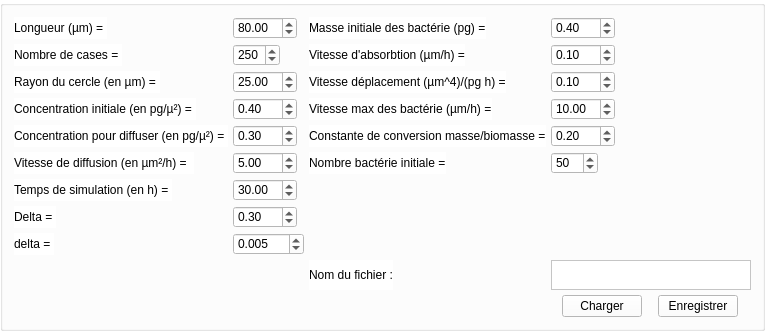
             <widget class="QGroupBox" name="">
              <property name="styleSheet">
               <string notr="true">background-color : white</string>
              </property>
              <layout class="QGridLayout" name="gridLayout_donnees">
               <property name="sizeConstraint">
                <enum>QLayout::SetFixedSize</enum>
               </property>
               <property name="spacing">
                <number>5</number>
               </property>
               <item row="1" column="2">
                <widget class="QSpinBox" name="nbCasesVal">
                 <property name="sizePolicy">
                  <sizepolicy hsizetype="Fixed" vsizetype="Fixed">
                   <horstretch>0</horstretch>
                   <verstretch>0</verstretch>
                  </sizepolicy>
                 </property>
                 <property name="minimumSize">
                  <size>
                   <width>30</width>
                   <height>0</height>
                  </size>
                 </property>
                 <property name="styleSheet">
                  <string notr="true">background-color: white;
font: 75 10pt &quot;Century Schoolbook L&quot;;</string>
                 </property>
                 <property name="maximum">
                  <number>999</number>
                 </property>
                 <property name="value">
                  <number>250</number>
                 </property>
                </widget>
               </item>
               <item row="3" column="2">
                <widget class="QDoubleSpinBox" name="cIniVal">
                 <property name="sizePolicy">
                  <sizepolicy hsizetype="Fixed" vsizetype="Fixed">
                   <horstretch>0</horstretch>
                   <verstretch>0</verstretch>
                  </sizepolicy>
                 </property>
                 <property name="minimumSize">
                  <size>
                   <width>30</width>
                   <height>0</height>
                  </size>
                 </property>
                 <property name="styleSheet">
                  <string notr="true">background-color: white;
font: 75 10pt &quot;Century Schoolbook L&quot;;</string>
                 </property>
                 <property name="maximum">
                  <double>999.000000000000000</double>
                 </property>
                 <property name="singleStep">
                  <double>0.010000000000000</double>
                 </property>
                 <property name="value">
                  <double>0.400000000000000</double>
                 </property>
                </widget>
               </item>
               <item row="2" column="2">
                <widget class="QDoubleSpinBox" name="rayonVal">
                 <property name="sizePolicy">
                  <sizepolicy hsizetype="Fixed" vsizetype="Fixed">
                   <horstretch>0</horstretch>
                   <verstretch>0</verstretch>
                  </sizepolicy>
                 </property>
                 <property name="minimumSize">
                  <size>
                   <width>30</width>
                   <height>0</height>
                  </size>
                 </property>
                 <property name="styleSheet">
                  <string notr="true">background-color: white;
font: 75 10pt &quot;Century Schoolbook L&quot;;</string>
                 </property>
                 <property name="maximum">
                  <double>999.000000000000000</double>
                 </property>
                 <property name="singleStep">
                  <double>0.010000000000000</double>
                 </property>
                 <property name="value">
                  <double>25.000000000000000</double>
                 </property>
                </widget>
               </item>
               <item row="5" column="2">
                <widget class="QDoubleSpinBox" name="vDiffVal">
                 <property name="sizePolicy">
                  <sizepolicy hsizetype="Fixed" vsizetype="Fixed">
                   <horstretch>0</horstretch>
                   <verstretch>0</verstretch>
                  </sizepolicy>
                 </property>
                 <property name="styleSheet">
                  <string notr="true">background-color: white;
font: 75 10pt &quot;Century Schoolbook L&quot;;</string>
                 </property>
                 <property name="maximum">
                  <double>999.000000000000000</double>
                 </property>
                 <property name="singleStep">
                  <double>0.010000000000000</double>
                 </property>
                 <property name="value">
                  <double>5.000000000000000</double>
                 </property>
                </widget>
               </item>
               <item row="4" column="2">
                <widget class="QDoubleSpinBox" name="cDiffVal">
                 <property name="sizePolicy">
                  <sizepolicy hsizetype="Fixed" vsizetype="Fixed">
                   <horstretch>0</horstretch>
                   <verstretch>0</verstretch>
                  </sizepolicy>
                 </property>
                 <property name="minimumSize">
                  <size>
                   <width>30</width>
                   <height>0</height>
                  </size>
                 </property>
                 <property name="styleSheet">
                  <string notr="true">background-color: white;
font: 75 10pt &quot;Century Schoolbook L&quot;;</string>
                 </property>
                 <property name="maximum">
                  <double>999.000000000000000</double>
                 </property>
                 <property name="singleStep">
                  <double>0.010000000000000</double>
                 </property>
                 <property name="value">
                  <double>0.300000000000000</double>
                 </property>
                </widget>
               </item>
               <item row="6" column="2">
                <widget class="QDoubleSpinBox" name="tempsVal">
                 <property name="sizePolicy">
                  <sizepolicy hsizetype="Fixed" vsizetype="Fixed">
                   <horstretch>0</horstretch>
                   <verstretch>0</verstretch>
                  </sizepolicy>
                 </property>
                 <property name="styleSheet">
                  <string notr="true">background-color: white;
font: 75 10pt &quot;Century Schoolbook L&quot;;</string>
                 </property>
                 <property name="maximum">
                  <double>999.000000000000000</double>
                 </property>
                 <property name="singleStep">
                  <double>0.010000000000000</double>
                 </property>
                 <property name="value">
                  <double>30.000000000000000</double>
                 </property>
                </widget>
               </item>
               <item row="7" column="2">
                <widget class="QDoubleSpinBox" name="gdDeltaVal">
                 <property name="sizePolicy">
                  <sizepolicy hsizetype="Fixed" vsizetype="Fixed">
                   <horstretch>0</horstretch>
                   <verstretch>0</verstretch>
                  </sizepolicy>
                 </property>
                 <property name="styleSheet">
                  <string notr="true">background-color: white;
font: 75 10pt &quot;Century Schoolbook L&quot;;</string>
                 </property>
                 <property name="decimals">
                  <number>2</number>
                 </property>
                 <property name="maximum">
                  <double>999.000000000000000</double>
                 </property>
                 <property name="singleStep">
                  <double>0.010000000000000</double>
                 </property>
                 <property name="value">
                  <double>0.300000000000000</double>
                 </property>
                </widget>
               </item>
               <item row="8" column="2">
                <widget class="QDoubleSpinBox" name="ptDeltaVal">
                 <property name="sizePolicy">
                  <sizepolicy hsizetype="Fixed" vsizetype="Fixed">
                   <horstretch>0</horstretch>
                   <verstretch>0</verstretch>
                  </sizepolicy>
                 </property>
                 <property name="whatsThis">
                  <string>&lt;html&gt;&lt;head/&gt;&lt;body&gt;&lt;p&gt;background-color: white;&lt;/p&gt;&lt;/body&gt;&lt;/html&gt;</string>
                 </property>
                 <property name="styleSheet">
                  <string notr="true">background-color: white;
font: 75 10pt &quot;Century Schoolbook L&quot;;
</string>
                 </property>
                 <property name="decimals">
                  <number>3</number>
                 </property>
                 <property name="maximum">
                  <double>999.000000000000000</double>
                 </property>
                 <property name="singleStep">
                  <double>0.010000000000000</double>
                 </property>
                 <property name="value">
                  <double>0.005000000000000</double>
                 </property>
                </widget>
               </item>
               <item row="0" column="2">
                <widget class="QDoubleSpinBox" name="longueurVal">
                 <property name="sizePolicy">
                  <sizepolicy hsizetype="Fixed" vsizetype="Fixed">
                   <horstretch>0</horstretch>
                   <verstretch>0</verstretch>
                  </sizepolicy>
                 </property>
                 <property name="minimumSize">
                  <size>
                   <width>30</width>
                   <height>0</height>
                  </size>
                 </property>
                 <property name="styleSheet">
                  <string notr="true">background-color: white;
font: 75 10pt &quot;Century Schoolbook L&quot;;</string>
                 </property>
                 <property name="maximum">
                  <double>999.000000000000000</double>
                 </property>
                 <property name="singleStep">
                  <double>0.010000000000000</double>
                 </property>
                 <property name="value">
                  <double>80.000000000000000</double>
                 </property>
                </widget>
               </item>
               <item row="8" column="1">
                <widget class="QLabel" name="ptDelta">
                 <property name="sizePolicy">
                  <sizepolicy hsizetype="Fixed" vsizetype="Preferred">
                   <horstretch>0</horstretch>
                   <verstretch>0</verstretch>
                  </sizepolicy>
                 </property>
                 <property name="styleSheet">
                  <string notr="true">
font: 75 10pt &quot;Century Schoolbook L&quot;;</string>
                 </property>
                 <property name="text">
                  <string>delta = </string>
                 </property>
                </widget>
               </item>
               <item row="5" column="1">
                <widget class="QLabel" name="vDiff">
                 <property name="sizePolicy">
                  <sizepolicy hsizetype="Fixed" vsizetype="Preferred">
                   <horstretch>0</horstretch>
                   <verstretch>0</verstretch>
                  </sizepolicy>
                 </property>
                 <property name="styleSheet">
                  <string notr="true">
font: 75 10pt &quot;Century Schoolbook L&quot;;</string>
                 </property>
                 <property name="text">
                  <string>Vitesse de diffusion (en µm²/h) =  </string>
                 </property>
                </widget>
               </item>
               <item row="7" column="1">
                <widget class="QLabel" name="gdDelta">
                 <property name="sizePolicy">
                  <sizepolicy hsizetype="Fixed" vsizetype="Preferred">
                   <horstretch>0</horstretch>
                   <verstretch>0</verstretch>
                  </sizepolicy>
                 </property>
                 <property name="styleSheet">
                  <string notr="true">
font: 75 10pt &quot;Century Schoolbook L&quot;;</string>
                 </property>
                 <property name="text">
                  <string>Delta = </string>
                 </property>
                </widget>
               </item>
               <item row="6" column="1">
                <widget class="QLabel" name="temps">
                 <property name="sizePolicy">
                  <sizepolicy hsizetype="Fixed" vsizetype="Preferred">
                   <horstretch>0</horstretch>
                   <verstretch>0</verstretch>
                  </sizepolicy>
                 </property>
                 <property name="styleSheet">
                  <string notr="true">
font: 75 10pt &quot;Century Schoolbook L&quot;;</string>
                 </property>
                 <property name="text">
                  <string>Temps de simulation (en h) = </string>
                 </property>
                </widget>
               </item>
               <item row="0" column="3">
                <widget class="QLabel" name="masse_ini">
                 <property name="sizePolicy">
                  <sizepolicy hsizetype="Fixed" vsizetype="Preferred">
                   <horstretch>0</horstretch>
                   <verstretch>0</verstretch>
                  </sizepolicy>
                 </property>
                 <property name="styleSheet">
                  <string notr="true">
font: 75 10pt &quot;Century Schoolbook L&quot;;</string>
                 </property>
                 <property name="text">
                  <string>Masse initiale des bactérie (pg) =</string>
                 </property>
                </widget>
               </item>
               <item row="2" column="4">
                <widget class="QDoubleSpinBox" name="v_deplacement_val">
                 <property name="sizePolicy">
                  <sizepolicy hsizetype="Fixed" vsizetype="Fixed">
                   <horstretch>0</horstretch>
                   <verstretch>0</verstretch>
                  </sizepolicy>
                 </property>
                 <property name="styleSheet">
                  <string notr="true">background-color: white;
font: 75 10pt &quot;Century Schoolbook L&quot;;</string>
                 </property>
                 <property name="maximum">
                  <double>999.000000000000000</double>
                 </property>
                 <property name="singleStep">
                  <double>0.100000000000000</double>
                 </property>
                 <property name="value">
                  <double>0.100000000000000</double>
                 </property>
                </widget>
               </item>
               <item row="3" column="4">
                <widget class="QDoubleSpinBox" name="vmax_bacterie_val">
                 <property name="sizePolicy">
                  <sizepolicy hsizetype="Fixed" vsizetype="Fixed">
                   <horstretch>0</horstretch>
                   <verstretch>0</verstretch>
                  </sizepolicy>
                 </property>
                 <property name="styleSheet">
                  <string notr="true">background-color: white;
font: 75 10pt &quot;Century Schoolbook L&quot;;</string>
                 </property>
                 <property name="maximum">
                  <double>999.000000000000000</double>
                 </property>
                 <property name="singleStep">
                  <double>0.100000000000000</double>
                 </property>
                 <property name="value">
                  <double>10.000000000000000</double>
                 </property>
                </widget>
               </item>
               <item row="1" column="4">
                <widget class="QDoubleSpinBox" name="v_absorb_val">
                 <property name="sizePolicy">
                  <sizepolicy hsizetype="Fixed" vsizetype="Fixed">
                   <horstretch>0</horstretch>
                   <verstretch>0</verstretch>
                  </sizepolicy>
                 </property>
                 <property name="styleSheet">
                  <string notr="true">background-color: white;
font: 75 10pt &quot;Century Schoolbook L&quot;;</string>
                 </property>
                 <property name="maximum">
                  <double>999.000000000000000</double>
                 </property>
                 <property name="singleStep">
                  <double>0.100000000000000</double>
                 </property>
                 <property name="value">
                  <double>0.100000000000000</double>
                 </property>
                </widget>
               </item>
               <item row="1" column="3">
                <widget class="QLabel" name="v_absorb">
                 <property name="sizePolicy">
                  <sizepolicy hsizetype="Fixed" vsizetype="Preferred">
                   <horstretch>0</horstretch>
                   <verstretch>0</verstretch>
                  </sizepolicy>
                 </property>
                 <property name="styleSheet">
                  <string notr="true">
font: 75 10pt &quot;Century Schoolbook L&quot;;</string>
                 </property>
                 <property name="text">
                  <string>Vitesse d'absorbtion (µm/h) =</string>
                 </property>
                </widget>
               </item>
               <item row="4" column="4">
                <widget class="QDoubleSpinBox" name="k_conv_val">
                 <property name="sizePolicy">
                  <sizepolicy hsizetype="Fixed" vsizetype="Fixed">
                   <horstretch>0</horstretch>
                   <verstretch>0</verstretch>
                  </sizepolicy>
                 </property>
                 <property name="styleSheet">
                  <string notr="true">background-color: white;
font: 75 10pt &quot;Century Schoolbook L&quot;;</string>
                 </property>
                 <property name="maximum">
                  <double>999.000000000000000</double>
                 </property>
                 <property name="singleStep">
                  <double>0.100000000000000</double>
                 </property>
                 <property name="value">
                  <double>0.200000000000000</double>
                 </property>
                </widget>
               </item>
               <item row="2" column="3">
                <widget class="QLabel" name="v_deplacement">
                 <property name="sizePolicy">
                  <sizepolicy hsizetype="Fixed" vsizetype="Preferred">
                   <horstretch>0</horstretch>
                   <verstretch>0</verstretch>
                  </sizepolicy>
                 </property>
                 <property name="styleSheet">
                  <string notr="true">
font: 75 10pt &quot;Century Schoolbook L&quot;;</string>
                 </property>
                 <property name="text">
                  <string>Vitesse déplacement (µm^4)/(pg h) =</string>
                 </property>
                </widget>
               </item>
               <item row="0" column="4">
                <widget class="QDoubleSpinBox" name="masse_ini_val">
                 <property name="sizePolicy">
                  <sizepolicy hsizetype="Fixed" vsizetype="Fixed">
                   <horstretch>0</horstretch>
                   <verstretch>0</verstretch>
                  </sizepolicy>
                 </property>
                 <property name="styleSheet">
                  <string notr="true">background-color: white;
font: 75 10pt &quot;Century Schoolbook L&quot;;</string>
                 </property>
                 <property name="maximum">
                  <double>999.000000000000000</double>
                 </property>
                 <property name="singleStep">
                  <double>0.100000000000000</double>
                 </property>
                 <property name="value">
                  <double>0.400000000000000</double>
                 </property>
                </widget>
               </item>
               <item row="5" column="3">
                <widget class="QLabel" name="nb_bacterie">
                 <property name="sizePolicy">
                  <sizepolicy hsizetype="Fixed" vsizetype="Preferred">
                   <horstretch>0</horstretch>
                   <verstretch>0</verstretch>
                  </sizepolicy>
                 </property>
                 <property name="styleSheet">
                  <string notr="true">
font: 75 10pt &quot;Century Schoolbook L&quot;;</string>
                 </property>
                 <property name="text">
                  <string>Nombre bactérie initiale =</string>
                 </property>
                </widget>
               </item>
               <item row="4" column="3">
                <widget class="QLabel" name="k_conv">
                 <property name="sizePolicy">
                  <sizepolicy hsizetype="Fixed" vsizetype="Preferred">
                   <horstretch>0</horstretch>
                   <verstretch>0</verstretch>
                  </sizepolicy>
                 </property>
                 <property name="styleSheet">
                  <string notr="true">
font: 75 10pt &quot;Century Schoolbook L&quot;;</string>
                 </property>
                 <property name="text">
                  <string>Constante de conversion masse/biomasse =</string>
                 </property>
                </widget>
               </item>
               <item row="3" column="3">
                <widget class="QLabel" name="vmax_bacterie">
                 <property name="sizePolicy">
                  <sizepolicy hsizetype="Fixed" vsizetype="Preferred">
                   <horstretch>0</horstretch>
                   <verstretch>0</verstretch>
                  </sizepolicy>
                 </property>
                 <property name="styleSheet">
                  <string notr="true">

font: 75 10pt &quot;Century Schoolbook L&quot;;</string>
                 </property>
                 <property name="text">
                  <string>Vitesse max des bactérie (µm/h) =</string>
                 </property>
                </widget>
               </item>
               <item row="5" column="4">
                <widget class="QSpinBox" name="nb_bacterie_val">
                 <property name="sizePolicy">
                  <sizepolicy hsizetype="Fixed" vsizetype="Fixed">
                   <horstretch>0</horstretch>
                   <verstretch>0</verstretch>
                  </sizepolicy>
                 </property>
                 <property name="styleSheet">
                  <string notr="true">background-color: white;
font: 75 10pt &quot;Century Schoolbook L&quot;;</string>
                 </property>
                 <property name="maximum">
                  <number>999</number>
                 </property>
                 <property name="value">
                  <number>50</number>
                 </property>
                </widget>
               </item>
               <item row="0" column="1">
                <widget class="QLabel" name="largeur">
                 <property name="sizePolicy">
                  <sizepolicy hsizetype="Fixed" vsizetype="Preferred">
                   <horstretch>0</horstretch>
                   <verstretch>0</verstretch>
                  </sizepolicy>
                 </property>
                 <property name="styleSheet">
                  <string notr="true">
font: 75 10pt &quot;Century Schoolbook L&quot;;</string>
                 </property>
                 <property name="text">
                  <string>Longueur (µm) = </string>
                 </property>
                </widget>
               </item>
               <item row="4" column="1">
                <widget class="QLabel" name="cDiff">
                 <property name="sizePolicy">
                  <sizepolicy hsizetype="Fixed" vsizetype="Preferred">
                   <horstretch>0</horstretch>
                   <verstretch>0</verstretch>
                  </sizepolicy>
                 </property>
                 <property name="styleSheet">
                  <string notr="true">
font: 75 10pt &quot;Century Schoolbook L&quot;;</string>
                 </property>
                 <property name="text">
                  <string>Concentration pour diffuser (en pg/µ²) = </string>
                 </property>
                </widget>
               </item>
               <item row="3" column="1">
                <widget class="QLabel" name="cIni">
                 <property name="sizePolicy">
                  <sizepolicy hsizetype="Fixed" vsizetype="Preferred">
                   <horstretch>0</horstretch>
                   <verstretch>0</verstretch>
                  </sizepolicy>
                 </property>
                 <property name="styleSheet">
                  <string notr="true">
font: 75 10pt &quot;Century Schoolbook L&quot;;</string>
                 </property>
                 <property name="text">
                  <string>Concentration initiale (en pg/µ²) = </string>
                 </property>
                </widget>
               </item>
               <item row="1" column="1">
                <widget class="QLabel" name="nbCasesVal_2">
                 <property name="sizePolicy">
                  <sizepolicy hsizetype="Fixed" vsizetype="Preferred">
                   <horstretch>0</horstretch>
                   <verstretch>0</verstretch>
                  </sizepolicy>
                 </property>
                 <property name="styleSheet">
                  <string notr="true">
font: 75 10pt &quot;Century Schoolbook L&quot;;</string>
                 </property>
                 <property name="text">
                  <string>Nombre de cases = </string>
                 </property>
                </widget>
               </item>
               <item row="2" column="1">
                <widget class="QLabel" name="rayon">
                 <property name="sizePolicy">
                  <sizepolicy hsizetype="Fixed" vsizetype="Preferred">
                   <horstretch>0</horstretch>
                   <verstretch>0</verstretch>
                  </sizepolicy>
                 </property>
                 <property name="styleSheet">
                  <string notr="true">
font: 75 10pt &quot;Century Schoolbook L&quot;;</string>
                 </property>
                 <property name="text">
                  <string>Rayon du cercle (en µm) = </string>
                 </property>
                </widget>
               </item>
               <item row="9" column="4">
                <widget class="QPlainTextEdit" name="plainTextEdit">
                 <property name="sizePolicy">
                  <sizepolicy hsizetype="Fixed" vsizetype="Fixed">
                   <horstretch>0</horstretch>
                   <verstretch>0</verstretch>
                  </sizepolicy>
                 </property>
                 <property name="maximumSize">
                  <size>
                   <width>200</width>
                   <height>30</height>
                  </size>
                 </property>
                 <property name="styleSheet">
                  <string notr="true">backgroung-color : rgb(255, 255, 255)</string>
                 </property>
                </widget>
               </item>
               <item row="9" column="3">
                <widget class="QLabel" name="label_2">
                 <property name="sizePolicy">
                  <sizepolicy hsizetype="Fixed" vsizetype="Preferred">
                   <horstretch>0</horstretch>
                   <verstretch>0</verstretch>
                  </sizepolicy>
                 </property>
                 <property name="styleSheet">
                  <string notr="true">
font: 75 10pt &quot;Century Schoolbook L&quot;;</string>
                 </property>
                 <property name="text">
                  <string>Nom du fichier :</string>
                 </property>
                </widget>
               </item>
               <item row="10" column="4">
                <layout class="QHBoxLayout" name="horizontalLayout_2">
                 <item>
                  <widget class="QPushButton" name="pushButton">
                   <property name="sizePolicy">
                    <sizepolicy hsizetype="Fixed" vsizetype="Fixed">
                     <horstretch>0</horstretch>
                     <verstretch>0</verstretch>
                    </sizepolicy>
                   </property>
                   <property name="styleSheet">
                    <string notr="true">background-color: white;

</string>
                   </property>
                   <property name="text">
                    <string>Charger</string>
                   </property>
                  </widget>
                 </item>
                 <item>
                  <widget class="QPushButton" name="pushButton_2">
                   <property name="sizePolicy">
                    <sizepolicy hsizetype="Fixed" vsizetype="Fixed">
                     <horstretch>0</horstretch>
                     <verstretch>0</verstretch>
                    </sizepolicy>
                   </property>
                   <property name="styleSheet">
                    <string notr="true">background-color : rgb(255, 255, 255)</string>
                   </property>
                   <property name="text">
                    <string>Enregistrer</string>
                   </property>
                  </widget>
                 </item>
                </layout>
               </item>
              </layout>
             </widget>
